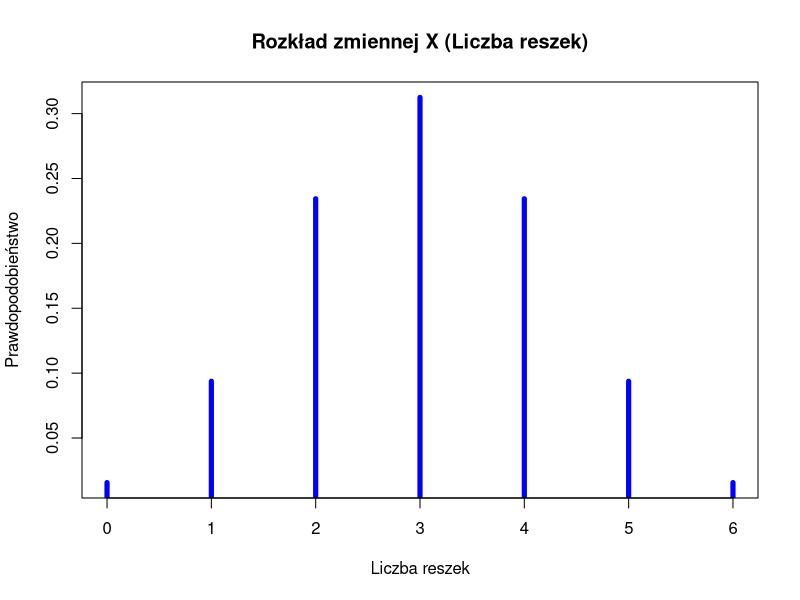
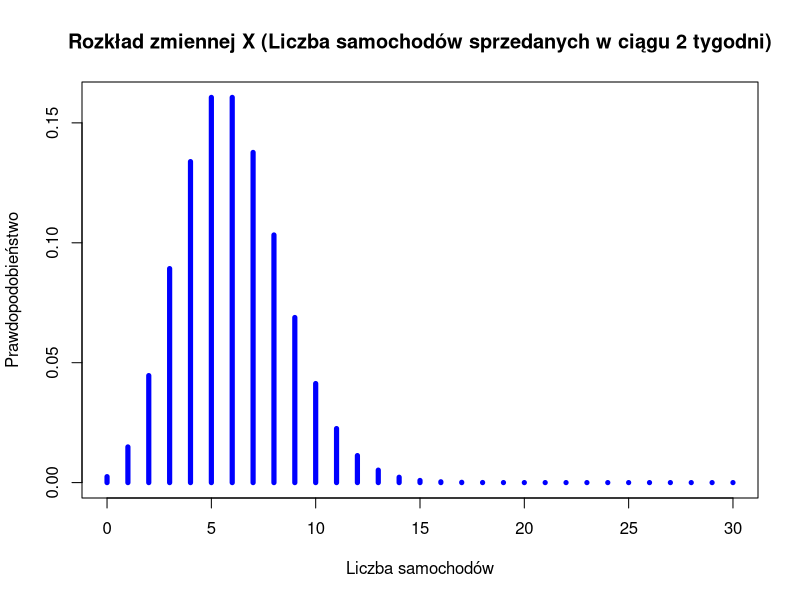
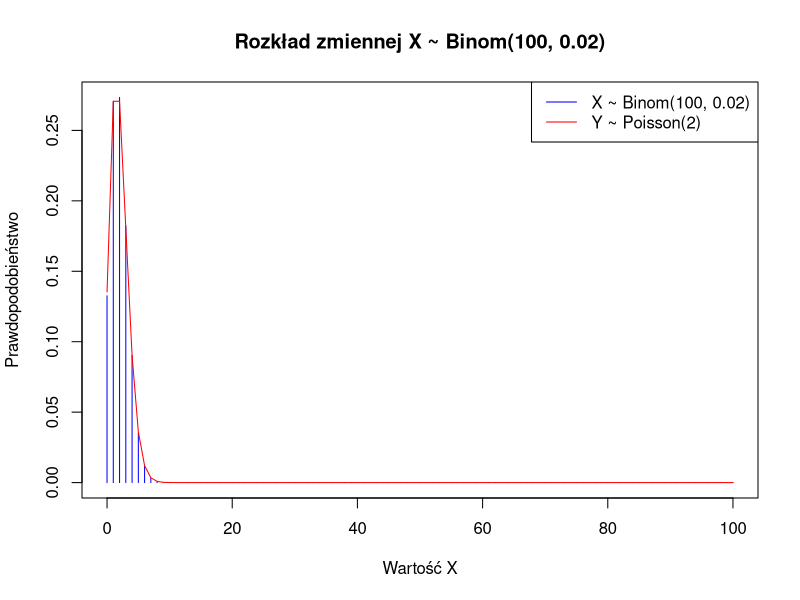

R code for these plots, in order:
#1.	Rzucono monetą 6 razy. Niech X będzie liczbą reszek. Wyznaczyć


#i)	P(X = 5)
dbinom(5, 6, 0.5)

#ii)	P(X ≥ 3)
1-pbinom(2, 6, 0.5) # 1 - P(X <= 2)
#dbinom(0, 6, 0.5)+dbinom(1, 6, 0.5)+dbinom(2, 6, 0.5)+dbinom(3, 6, 0.5)

#iii)	P(2 ≤ X ≤ 4) 
#P(k_1≤X≤k_2 )=P(X≤k_2 )-P(X≤k_1-1)

pbinom(4, 6, 0.5) - pbinom(2-1, 6, 0.5) 

#wykres-----------------------------------------------------
# Rzucono monetą 6 razy
n <- 6
p <- 0.5

# Liczby reszek od 0 do 6
x_values <- 0:n

# Prawdopodobieństwa dla poszczególnych ilości reszek
probabilities <- dbinom(x_values, n, p)

# Narysowanie wykresu
plot(x_values, probabilities, type="h", lwd=5, col="blue",
     main="Rozkład zmiennej X (Liczba reszek)",
     xlab="Liczba reszek", ylab="Prawdopodobieństwo")






#2.	Pewien salon średnio sprzedaje trzy samochody tygodniowo. Niech X będzie liczbą samochodów sprzedanych w ciągu 2 tygodni. Zakładając, iż liczba samochodów sprzedanych przez firmę w dowolnym przedziale czasu ma rozkład Poissona, wyznaczyć

srednia_tygodniowa <- 3
liczba_tygodni <- 2
# Parametr rozkładu Poissona
lambda <- srednia_tygodniowa * liczba_tygodni
#i)	P(X = 5)
dpois(5, lambda)
#ii)	P(X ≥ 4)
1-ppois(3, lambda)
#iii)	P(3 ≤ X ≤ 5)
#P(k_1≤X≤k_2 )=P(X≤k_2 )-P(X≤k_1-1)
ppois(5, lambda) - ppois(3-1, lambda)

ppois(2, lambda)
#wykres-----------------------------------------------------
# Liczby reszek od 0 do 6
xx_values <- 0:30

# Prawdopodobieństwa dla poszczególnych wartości x
probabilities_2 <- dpois(xx_values, lambda)

# Narysowanie wykresu
plot(xx_values, probabilities_2, type="h", lwd=5, col="blue",
     main="Rozkład zmiennej X (Liczba samochodów sprzedanych w ciągu 2 tygodni)",
     xlab="Liczba samochodów", ylab="Prawdopodobieństwo")



#3 ------------------
# Prawdopodobieństwa
px <- c(0.2, 0.4, 0.3, 0.1)

# Wartości x
x_values <- 1:length(px)

# Obliczamy E(X) korzystając z iloczynu wektorowego
E_X <- sum(x_values * px)
E_X
# Obliczamy E(X^2) korzystając z iloczynu wektorowego
E_X_squared <- sum((x_values^2) * px)
E_X_squared
# Obliczamy wariancję Var(X)
Var_X <- E_X_squared - (E_X)^2
Var_X

#4.	Rzucono kostką 180 razy. Niech X będzie liczbą jedynek. Wyznaczyć
#i)	P(X = 27)
dbinom(27, 180, 1/6)
#ii)	P(X ≥ 32)
1 - pbinom(31, 180, 1/6)
#iii)	P(X < 29)
pbinom(28, 180, 1/6)
#	P(25 ≤ X ≤ 33)
#P(k_1≤X≤k_2 )=P(X≤k_2 )-P(X≤k_1-1)
pbinom(33, 180, 1/6)  - pbinom(25-1, 180, 1/6)


#5.	Telefony przychodzą do pewnej centrali losowo z stałą intensywnością 3,5 na minutę. Niech X będzie liczbą telefonów w ciągu 5 minut. Wyznaczyć

srednia <- 3.5
minut <- 5
# Parametr rozkładu Poissona
lambda2 <- srednia * minut
#i)	P(X = 16)
dpois(16, lambda2)
#ii)	P(X ≥ 20)
1 - ppois(19, lambda2)
#iii)	P(X < 12)
ppois(11, lambda2)
#iv)	P(14 ≤ X < 22)
#P(k_1≤X≤k_2 )=P(X≤k_2 )-P(X≤k_1-1)
ppois(21, lambda2) - ppois(13, lambda2)

#	a) Niech X~Binom(100;0,02). Narysować wykres rozkładu zmiennej X.
# b) Niech Y~Poisson(2). Nałożyć wykres rozkładu zmiennej Y na wykres rozkładu zmiennej X (funkcja: lines, col=”red”)

# Część a) Wykres rozkładu zmiennej X ~ Binom(100, 0.02)
x <- 0:100  # Możliwe wartości zmiennej losowej X
px <- dbinom(x, size = 100, prob = 0.02)  # Prawdopodobieństwa dla poszczególnych wartości X

# Utworzenie wykresu
plot(x, px, type = "h", main = "Rozkład zmiennej X ~ Binom(100, 0.02)", xlab = "Wartość X", ylab = "Prawdopodobieństwo", col = "blue")

# Część b) Wykres rozkładu zmiennej Y ~ Poisson(2)
y <- 0:100  # Możliwe wartości zmiennej losowej Y
py <- dpois(y, lambda = 2)  # Prawdopodobieństwa dla poszczególnych wartości Y

# Nałożenie wykresu zmiennej Y na wykres zmiennej X
lines(y, py, col = "red")

# Legenda
legend("topright", legend = c("X ~ Binom(100, 0.02)", "Y ~ Poisson(2)"), col = c("blue", "red"), lty = 1)






